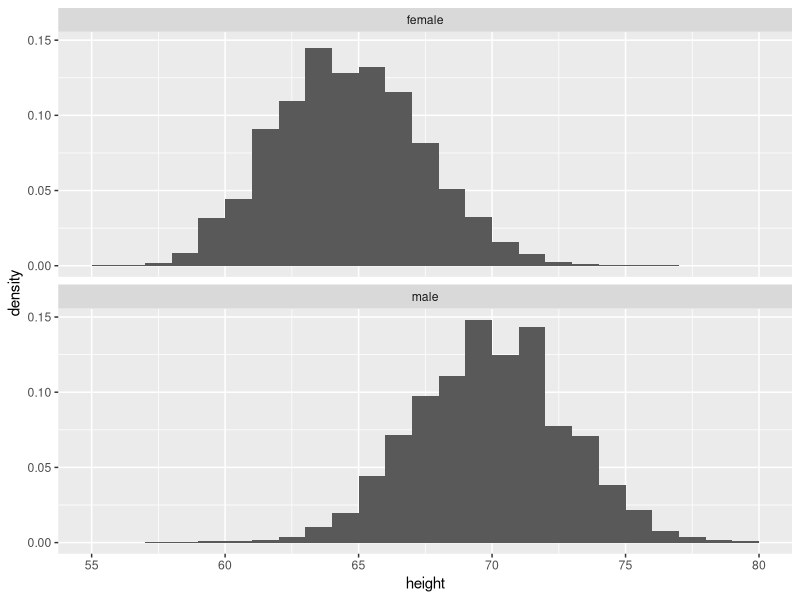
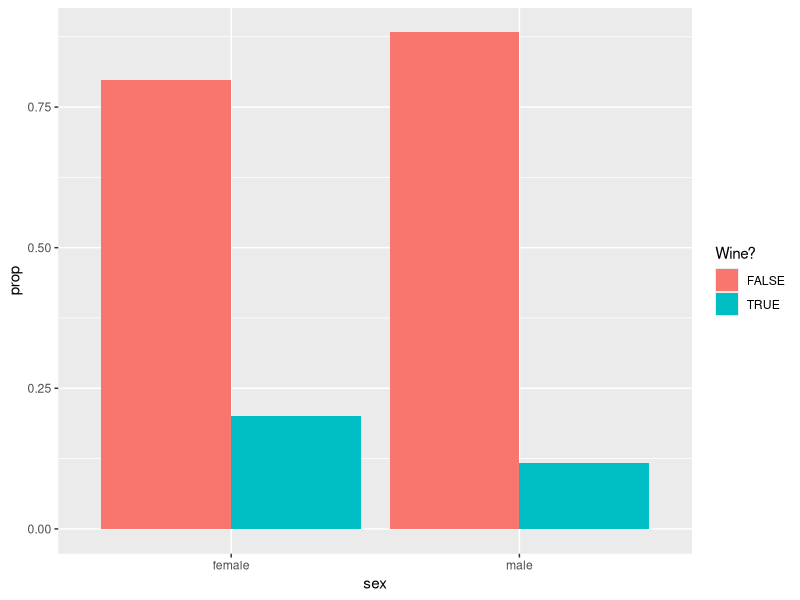
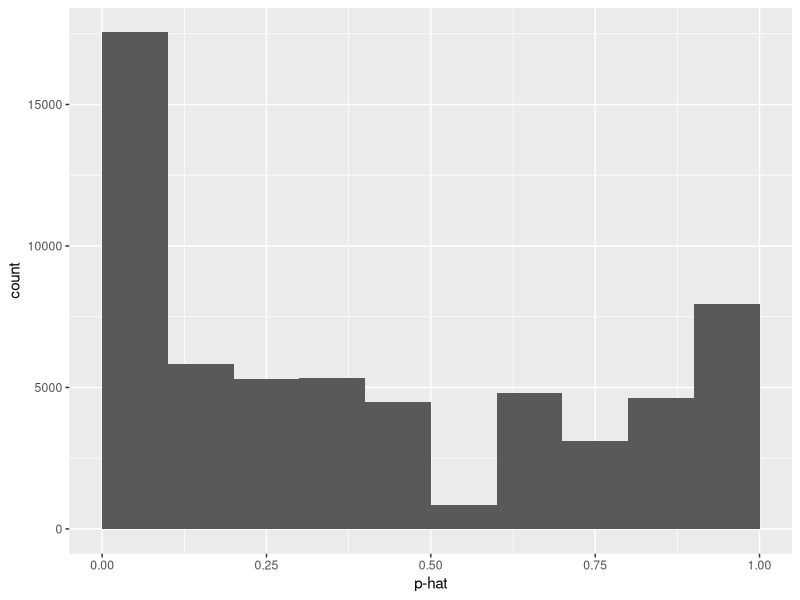
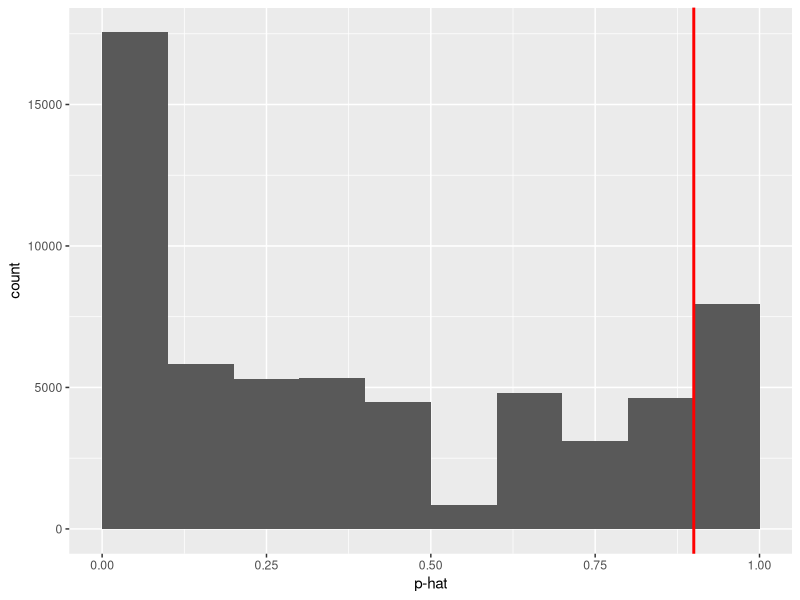
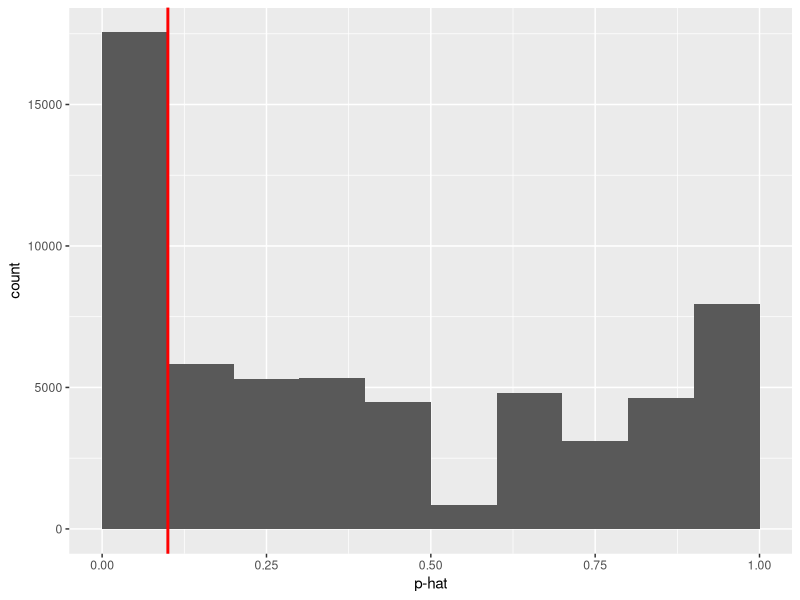

The R source for these figures, in order:
## ---- chunk 1
# Install these packages first
library(dplyr)
library(ggplot2)
library(tidyr)
library(knitr)
library(readr)
## ---- chunk 2
# Load data
profiles <- read_csv("profiles.csv") %>% 
  tbl_df() %>% 
  mutate(sex = ifelse(is_female==1, "female", "male")) %>% 
  filter(height >=55 & height <= 80)
## ---- chunk 3
# Set seed for random number generator
set.seed(81)
profiles %>%  
  sample_n(5) %>% 
  select(-is_female) %>% 
  select(sex, height, has_wine) %>% 
  kable()
## ---- chunk 4
ggplot(data=profiles, aes(x=height)) +
  geom_histogram(aes(y=..density..), binwidth=1, boundary=55) + 
  facet_wrap(~sex, nrow=2) 
## ---- chunk 5
sex_counts <- profiles %>% 
  group_by(sex) %>% 
  tally()

profiles %>%
  select(sex, has_wine) %>% 
  group_by(sex, has_wine) %>% 
  tally() %>% 
  inner_join(sex_counts, by="sex") %>% 
  mutate(prop=n.x/n.y) %>%
  select(sex, has_wine, prop) %>% 
  ggplot(data=., aes(x=sex, y=prop, fill=has_wine)) + 
  geom_bar(stat="identity", position="dodge") +
  labs(fill = "Wine?")
## ---- chunk 6
profiles$p_hat <- fitted(glm(is_female ~ has_wine + height, data=profiles, family=binomial))
p <- ggplot(data=profiles, aes(x=p_hat)) +
  geom_histogram(binwidth=0.1, boundary=0) +
  xlab("p-hat")
p
## ---- chunk 7
threshold <- 0.9
p + geom_vline(xintercept = threshold, col="red", size=1)
## ---- chunk 8
overall_counts <- profiles %>%
  mutate(
    predicted_sex = ifelse(p_hat > threshold, "pred_female", "pred_male"),
    sex = ifelse(sex=="female", "true_female", "true_male")
    ) %>% 
  group_by(sex, predicted_sex) %>% 
  tally() 

sex_counts <- overall_counts %>% 
  group_by(sex) %>% 
  tally()

output <- overall_counts %>% 
  spread(predicted_sex, n) %>% 
  rename(" " = sex)
output <- output[2:1, ]
output <- output[, c(1, 3, 2)]
kable(output)
## ---- chunk 9
output <- overall_counts %>% 
  left_join(sex_counts, by="sex") %>% 
  mutate(prop=round(n.x/n.y,3)) %>% 
  select(-n.x, -n.y) %>% 
  spread(predicted_sex, prop) %>% 
  rename(" " = sex)
output <- output[2:1, ]
output <- output[, c(1, 3, 2)]
kable(output)
## ---- chunk 10
threshold <- 0.1
p + geom_vline(xintercept = threshold, col="red", size=1)
## ---- chunk 11
overall_counts <- profiles %>%
  mutate(
    predicted_sex = ifelse(p_hat > threshold, "pred_female", "pred_male"),
    sex = ifelse(sex=="female", "true_female", "true_male")
    ) %>% 
  group_by(sex, predicted_sex) %>% 
  tally() 

sex_counts <- overall_counts %>% 
  group_by(sex) %>% 
  tally()

output <- overall_counts %>% 
  spread(predicted_sex, n) %>% 
  rename(" " = sex)
output <- output[2:1, ]
output <- output[, c(1, 3, 2)]
kable(output)
## ---- chunk 12
output <- overall_counts %>% 
  left_join(sex_counts, by="sex") %>% 
  mutate(prop=round(n.x/n.y,3)) %>% 
  select(-n.x, -n.y) %>% 
  spread(predicted_sex, prop) %>% 
  rename(" " = sex)
output <- output[2:1, ]
output <- output[, c(1, 3, 2)]
kable(output)
